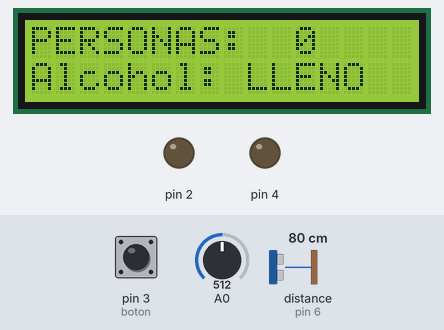
A sketch run on a simulated Arduino Uno, built with avr-gcc and run on an emulated ATmega328P. Parts: 16×2 character LCD, output pins drawn as LEDs (lit = HIGH). Wiring (inferred from the names in the program): ultrasonic range finder: trigger pin 8; echo pin 6. Dashed ring = blinking. The test bench sets the inputs (shaded band); at power-on: pin 3 (boton) LOW, A0 = 512, distance to the obstacle (sensor on pin 6) 80 cm. The echo pulse lasts 58.3 µs per cm; pins used as bus, display or sensor lines are not drawn.

Above: at 1.2 s.
1.3 s: pin 3 (boton) pulled HIGH for 1 s
3.8 s: A0 set to 411
5.3 s: A0 set to 391
At 6.5 s:
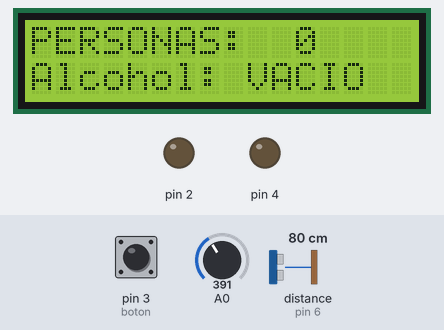
6.8 s: A0 set to 410
At 7.2 s:
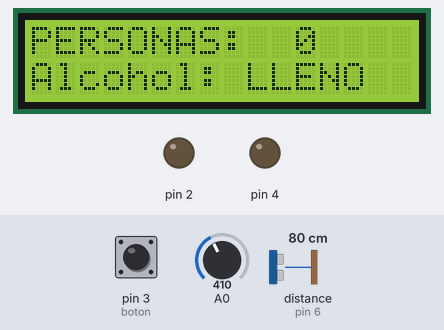
8.3 s: distance to the obstacle (sensor on pin 6) set to 10 cm
9.8 s: distance to the obstacle (sensor on pin 6) set to 7 cm
At 10.09 s:
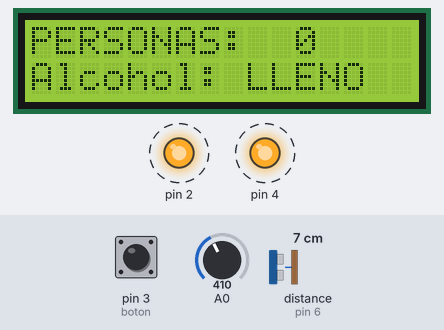
Timing chart, 0 to 13.8 s (numbered marks = the images above; inputs shaded):
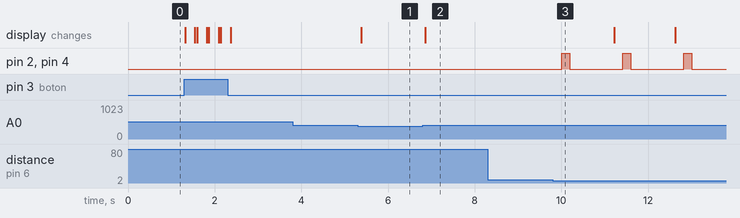

The sketch:

aseptichelper.ino
```cpp
#include <LiquidCrystal_I2C.h>
LiquidCrystal_I2C lcd(0x27,16,2);

const int trig = 8;

const int echo = 6;

int duracion;

int distancia;

int personas = 0;

int boton = 3;

int estadodelboton = 0;

int sensordeagua ;


void setup()
{
  pinMode(trig, OUTPUT);
  pinMode(4, OUTPUT);
  pinMode(2, OUTPUT);
  pinMode(echo, INPUT);
  pinMode(boton, INPUT);
  lcd.init();
  lcd.backlight();
  lcd.clear();
  sensordeagua = analogRead(A0);
  if (sensordeagua <400){

    lcd.setCursor(0,0);
    lcd.print("PERSONAS: ");
    lcd.setCursor(11,0);
    lcd.print(personas);
    lcd.setCursor(0,1);
    lcd.print("Alcohol: ");
    lcd.setCursor(9,1);
    lcd.print("VACIO");

    }

     else
      { lcd.setCursor(0,0);
        lcd.print("PERSONAS: ");
        lcd.setCursor(11,0);
        lcd.print(personas);
        lcd.setCursor(0,1);
        lcd.print("Alcohol: ");
        lcd.setCursor(9,1);
        lcd.print("LLENO");
      }


}

void loop()
{


  digitalWrite(trig, LOW);
  delayMicroseconds (2);

  digitalWrite(trig, HIGH);
  delayMicroseconds (10);

  digitalWrite (trig, LOW);


  duracion = pulseIn(echo, HIGH);
  distancia = duracion/58.2;


  sensordeagua = analogRead(A0);

  if (distancia < 8 && sensordeagua >400)
  {
    personas = personas +1 ;
    delay (200);

    digitalWrite(4, HIGH);
    digitalWrite(2, HIGH);
    delay (180);
    digitalWrite(4, LOW);
    digitalWrite(2, LOW);
    delay(1000);
    if (sensordeagua <400){

    lcd.setCursor(0,0);
    lcd.print("PERSONAS: ");
    lcd.setCursor(11,0);
    lcd.print(personas);
    lcd.setCursor(0,1);
    lcd.print("Alcohol: ");
    lcd.setCursor(9,1);
    lcd.print("VACIO");

    } else
      { lcd.setCursor(0,0);
        lcd.print("PERSONAS: ");
        lcd.setCursor(11,0);
        lcd.print(personas);
        lcd.setCursor(0,1);
        lcd.print("Alcohol: ");
        lcd.setCursor(9,1);
        lcd.print("LLENO");
      }


  }
  else
  {
    lcd.setCursor(0,0);
    lcd.print("PERSONAS: ");
    lcd.setCursor(11,0);
    lcd.print(personas);
    digitalWrite(4, LOW);
    digitalWrite(2, LOW);
    if (sensordeagua <400){

    lcd.setCursor(0,0);
    lcd.print("PERSONAS: ");
    lcd.setCursor(11,0);
    lcd.print(personas);
    lcd.setCursor(0,1);
    lcd.print("Alcohol: ");
    lcd.setCursor(9,1);
    lcd.print("VACIO");

    } else
      { lcd.setCursor(0,0);
        lcd.print("PERSONAS: ");
        lcd.setCursor(11,0);
        lcd.print(personas);
        lcd.setCursor(0,1);
        lcd.print("Alcohol: ");
        lcd.setCursor(9,1);
        lcd.print("LLENO");
      }
  }

  estadodelboton = digitalRead(boton);
  if(estadodelboton != 0)
  {
    sensordeagua = analogRead(A0);
    personas = 0;
    lcd.clear();
    delay (200);
    if (sensordeagua <400){

    lcd.setCursor(0,0);
    lcd.print("PERSONAS: ");
    lcd.setCursor(11,0);
    lcd.print(personas);
    lcd.setCursor(0,1);
    lcd.print("Alcohol: ");
    lcd.setCursor(9,1);
    lcd.print("VACIO");

    } else
      { lcd.setCursor(0,0);
        lcd.print("PERSONAS: ");
        lcd.setCursor(11,0);
        lcd.print(personas);
        lcd.setCursor(0,1);
        lcd.print("Alcohol: ");
        lcd.setCursor(9,1);
        lcd.print("LLENO");
      }
  }
}
```

Measured:
- the behaviour switches between 400 and 399 on A0 (found by bisection; images 0 and 1)
- the behaviour switches between 9 and 8 cm on distance to the obstacle (sensor on pin 6) (found by bisection; images 2 and 3)
- after the input at 3.8 s, every drawn part: stays the same
- after the input at 5.3 s, the display: changes after 0.08 s (image 1)
- after the input at 6.8 s, the display: changes after 0.06 s (image 2)
- after the input at 8.3 s, every drawn part: stays the same
- after the input at 9.8 s, pin 2, pin 4: alternates HIGH for 0.18 s and LOW for 1.2 s, starting after 0.21 s
